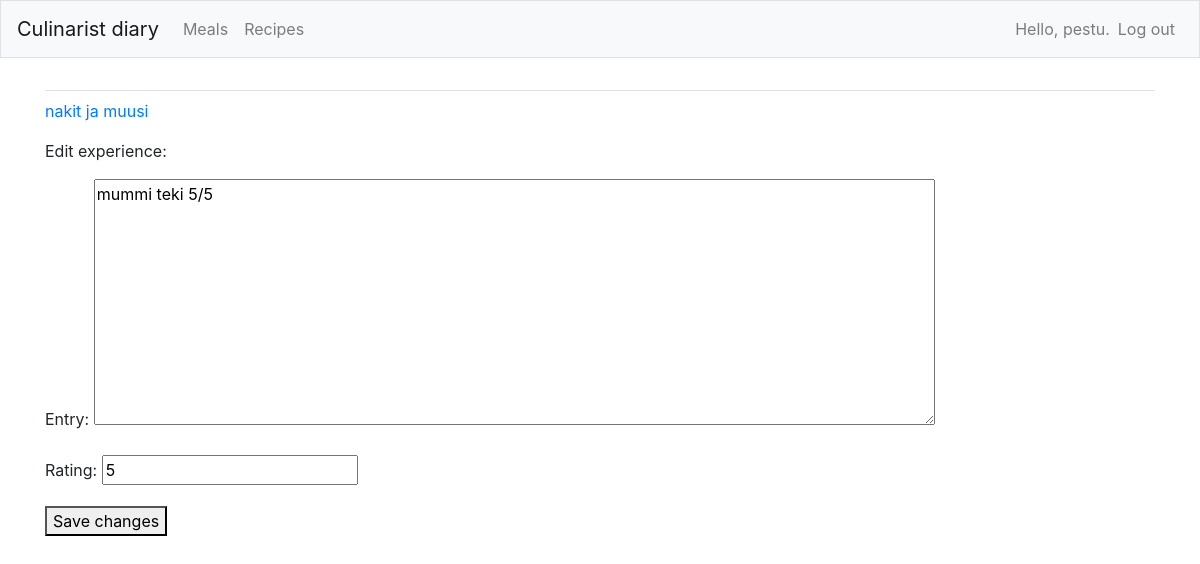
Screenshot of /edit_experience/7/ (signed in) with the database file from the repository.
### culinarists/models.py (models this page shows, shortened)
class Meal(models.Model):
    name = models.CharField(max_length=400)
    allergens = models.CharField(max_length=400)
    date_added = models.DateTimeField(auto_now_add=True)
    owner = models.ForeignKey(User, on_delete=models.CASCADE, null=True, blank=True)
    def __str__(self):
        return self.name

class Experience(models.Model):
    meal = models.ForeignKey(Meal, on_delete=models.CASCADE)
    text = models.TextField()
    rating = models.IntegerField(
        default=1,
        validators=[MinValueValidator(1), MaxValueValidator(5)]
    )
    date_added = models.DateTimeField(auto_now_add=True)
    class Meta:
        verbose_name_plural = 'experiences'

### culinarists/views.py (the view)
# urls.py: path('edit_experience/<int:experience_id>/', views.edit_experience, name='edit_experience'),
@login_required
def edit_experience(request, experience_id):
    experience = Experience.objects.get(id=experience_id)
    meal = experience.meal
    if meal.owner != request.user:
        raise Http404
    if request.method != 'POST':
        form = ExperienceForm(instance=experience)
    else:
        form = ExperienceForm(instance=experience, data=request.POST)
        if form.is_valid():
            form.save()
            return redirect('culinarists:meal', meal_id=meal.id)
    context = {'experience': experience, 'meal': meal, 'form': form}
    return render(request, 'culinarists/edit_experience.html', context)

### culinarists/forms.py
class ExperienceForm(forms.ModelForm):
    class Meta:
        model = Experience
        fields = ['text', 'rating']
        labels = {'text': 'Entry:', 'rating': 'Rating:'}
        widgets = {'text': forms.Textarea(attrs={'cols': 80})}

### culinarists/templates/culinarists/edit_experience.html (shortened to what this page needs)
{% extends "culinarists/base.html" %}
{% block content %}
    <p><a href="{% url 'culinarists:meal' meal.id %}">{{ meal }}</a></p>
    <p>Edit experience:</p>
    <form action="{% url 'culinarists:edit_experience' experience.id %}" method='post'>
        {{ form.as_p }}
    <button name="submit">Save changes</button>
    </form>
{% endblock content %}

### culinarists/templates/culinarists/base.html (shortened to what this page needs)
{% load bootstrap4 %}
<!doctype html>
<html lang="en">
<head>
    {% bootstrap_css %}
</head>
<body>
<nav class="navbar navbar-expand-md navbar-light bg-light mb-4 border">
<a class="navbar-brand" href="{% url 'culinarists:index'%}">
        Culinarist diary</a>
        <div class="collapse navbar-collapse" id="navbarCollapse">
        <ul class="navbar-nav mr-auto">
            <li class="nav-item">
            <a class="nav-link" href="{% url 'culinarists:meals'%}">
         Meals</a></li>
         <li class="nav-item">
            <a class="nav-link" href="{% url 'culinarists:recipes'%}">Recipes</a>
         </li>
        </ul>
        <ul class="navbar-nav ml-auto">
            {% if user.is_authenticated %}
        <li class="nav-item">
            <span class="navbar-text">Hello, {{ user.username }}.</span>
        </li>
<li class="nav-item">
        <a class="nav-link" href="{% url 'users:logout' %}">Log out</a>
    </li>
    {% else %}
        <li class="nav-item">
            <a class="nav-link" href="{% url 'users:register' %}">Register</a>
        </li>
        <li class="nav-item">
            <a class="nav-link" href="{% url 'users:login' %}">Log in</a></li>
    {% endif %}
    </ul>
        </div>
</nav>
<main role="main" class="container">
        <div class="pb-2 mb-2 border-bottom">
        </div>
        <div>
    {% block content %}{% endblock content %}
        </div>
    </main>
</body>
</html>

### rows the page displays
Meal: name "nakit ja muusi"
Experience: text "mummi teki 5/5", rating "5"

### other values shown
{{ user.username }} "pestu"
